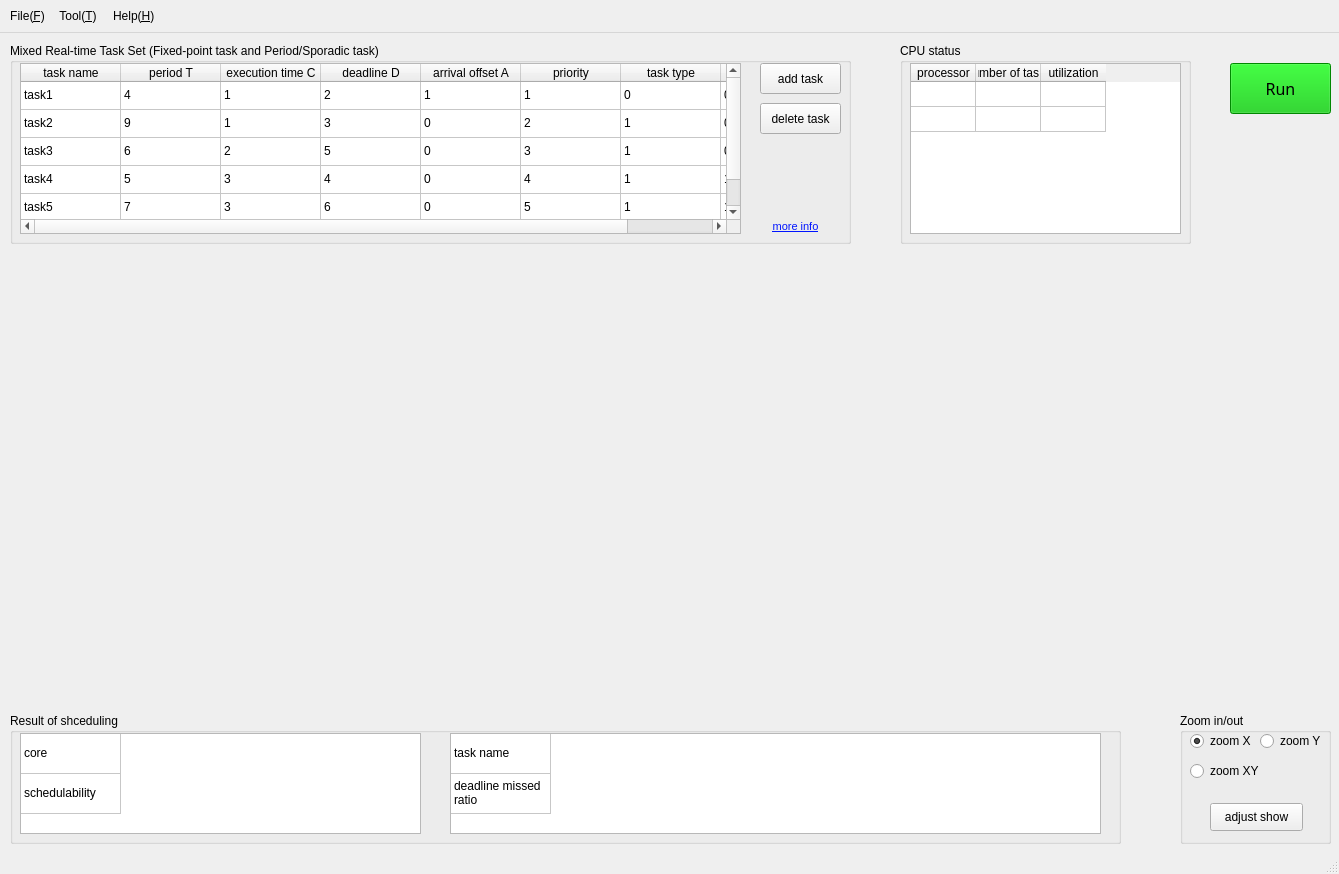
<?xml version="1.0" encoding="UTF-8"?>
<ui version="4.0">
 <class>MainWindow</class>
 <widget class="QMainWindow" name="MainWindow">
  <property name="geometry">
   <rect>
    <x>0</x>
    <y>0</y>
    <width>1339</width>
    <height>874</height>
   </rect>
  </property>
  <property name="windowTitle">
   <string>RT-MCSS</string>
  </property>
  <widget class="QWidget" name="centralWidget">
   <widget class="QCustomPlot" name="customPlot" native="true">
    <property name="enabled">
     <bool>true</bool>
    </property>
    <property name="geometry">
     <rect>
      <x>10</x>
      <y>220</y>
      <width>1321</width>
      <height>441</height>
     </rect>
    </property>
   </widget>
   <widget class="QPushButton" name="pushButtonSched">
    <property name="geometry">
     <rect>
      <x>1230</x>
      <y>30</y>
      <width>101</width>
      <height>51</height>
     </rect>
    </property>
    <property name="font">
     <font>
      <family>微软雅黑</family>
      <pointsize>12</pointsize>
     </font>
    </property>
    <property name="styleSheet">
     <string notr="true">background-color: rgb(0, 191, 0);</string>
    </property>
    <property name="text">
     <string>Run</string>
    </property>
    <property name="flat">
     <bool>false</bool>
    </property>
   </widget>
   <widget class="QLabel" name="label_scheduRes">
    <property name="geometry">
     <rect>
      <x>260</x>
      <y>810</y>
      <width>181</width>
      <height>31</height>
     </rect>
    </property>
    <property name="font">
     <font>
      <family>微软雅黑</family>
      <pointsize>12</pointsize>
     </font>
    </property>
    <property name="text">
     <string/>
    </property>
   </widget>
   <widget class="QGroupBox" name="groupBox">
    <property name="geometry">
     <rect>
      <x>900</x>
      <y>10</y>
      <width>291</width>
      <height>201</height>
     </rect>
    </property>
    <property name="title">
     <string>CPU status</string>
    </property>
    <widget class="QTableWidget" name="tableWidgetInfoTaskSet">
     <property name="enabled">
      <bool>true</bool>
     </property>
     <property name="geometry">
      <rect>
       <x>10</x>
       <y>20</y>
       <width>271</width>
       <height>171</height>
      </rect>
     </property>
     <attribute name="horizontalHeaderVisible">
      <bool>true</bool>
     </attribute>
     <attribute name="horizontalHeaderDefaultSectionSize">
      <number>65</number>
     </attribute>
     <attribute name="verticalHeaderVisible">
      <bool>false</bool>
     </attribute>
     <attribute name="verticalHeaderDefaultSectionSize">
      <number>25</number>
     </attribute>
     <row>
      <property name="text">
       <string>1</string>
      </property>
     </row>
     <row>
      <property name="text">
       <string>2</string>
      </property>
     </row>
     <column>
      <property name="text">
       <string>processor</string>
      </property>
     </column>
     <column>
      <property name="text">
       <string>number of tasks</string>
      </property>
     </column>
     <column>
      <property name="text">
       <string>utilization</string>
      </property>
     </column>
     <item row="0" column="0">
      <property name="text">
       <string/>
      </property>
     </item>
     <item row="0" column="1">
      <property name="text">
       <string/>
      </property>
     </item>
     <item row="0" column="2">
      <property name="text">
       <string/>
      </property>
     </item>
     <item row="1" column="0">
      <property name="text">
       <string/>
      </property>
     </item>
    </widget>
   </widget>
   <widget class="QGroupBox" name="groupBox_2">
    <property name="geometry">
     <rect>
      <x>10</x>
      <y>680</y>
      <width>1111</width>
      <height>131</height>
     </rect>
    </property>
    <property name="title">
     <string>Result of shceduling</string>
    </property>
    <widget class="QTableWidget" name="tableWidgetCoreResult">
     <property name="enabled">
      <bool>true</bool>
     </property>
     <property name="geometry">
      <rect>
       <x>10</x>
       <y>20</y>
       <width>401</width>
       <height>101</height>
      </rect>
     </property>
     <attribute name="horizontalHeaderVisible">
      <bool>false</bool>
     </attribute>
     <attribute name="horizontalHeaderDefaultSectionSize">
      <number>100</number>
     </attribute>
     <attribute name="verticalHeaderVisible">
      <bool>false</bool>
     </attribute>
     <attribute name="verticalHeaderDefaultSectionSize">
      <number>40</number>
     </attribute>
     <attribute name="verticalHeaderMinimumSectionSize">
      <number>30</number>
     </attribute>
     <row>
      <property name="text">
       <string>core</string>
      </property>
     </row>
     <row>
      <property name="text">
       <string>schedulability</string>
      </property>
     </row>
     <column>
      <property name="text">
       <string>core 0</string>
      </property>
     </column>
     <item row="0" column="0">
      <property name="text">
       <string>core</string>
      </property>
     </item>
     <item row="1" column="0">
      <property name="text">
       <string>schedulability</string>
      </property>
     </item>
    </widget>
    <widget class="QTableWidget" name="tableWidgetMissDeadline">
     <property name="enabled">
      <bool>true</bool>
     </property>
     <property name="geometry">
      <rect>
       <x>440</x>
       <y>20</y>
       <width>651</width>
       <height>101</height>
      </rect>
     </property>
     <attribute name="horizontalHeaderVisible">
      <bool>false</bool>
     </attribute>
     <attribute name="horizontalHeaderDefaultSectionSize">
      <number>100</number>
     </attribute>
     <attribute name="verticalHeaderVisible">
      <bool>false</bool>
     </attribute>
     <attribute name="verticalHeaderDefaultSectionSize">
      <number>40</number>
     </attribute>
     <row>
      <property name="text">
       <string>task name</string>
      </property>
     </row>
     <row>
      <property name="text">
       <string>deadline missed ratio</string>
      </property>
     </row>
     <column>
      <property name="text">
       <string>task1</string>
      </property>
     </column>
     <item row="0" column="0">
      <property name="text">
       <string>task name</string>
      </property>
     </item>
     <item row="1" column="0">
      <property name="text">
       <string>deadline missed ratio</string>
      </property>
     </item>
    </widget>
   </widget>
   <widget class="QGroupBox" name="groupBox_3">
    <property name="geometry">
     <rect>
      <x>10</x>
      <y>10</y>
      <width>841</width>
      <height>201</height>
     </rect>
    </property>
    <property name="title">
     <string>Mixed Real-time Task Set (Fixed-point task and Period/Sporadic task)</string>
    </property>
    <widget class="QTableWidget" name="tableWidget">
     <property name="geometry">
      <rect>
       <x>10</x>
       <y>20</y>
       <width>721</width>
       <height>171</height>
      </rect>
     </property>
     <property name="editTriggers">
      <set>QAbstractItemView::DoubleClicked</set>
     </property>
     <property name="textElideMode">
      <enum>Qt::ElideLeft</enum>
     </property>
     <property name="verticalScrollMode">
      <enum>QAbstractItemView::ScrollPerItem</enum>
     </property>
     <property name="showGrid">
      <bool>true</bool>
     </property>
     <property name="gridStyle">
      <enum>Qt::SolidLine</enum>
     </property>
     <property name="sortingEnabled">
      <bool>true</bool>
     </property>
     <property name="wordWrap">
      <bool>true</bool>
     </property>
     <property name="cornerButtonEnabled">
      <bool>true</bool>
     </property>
     <attribute name="horizontalHeaderVisible">
      <bool>true</bool>
     </attribute>
     <attribute name="horizontalHeaderCascadingSectionResizes">
      <bool>false</bool>
     </attribute>
     <attribute name="horizontalHeaderDefaultSectionSize">
      <number>100</number>
     </attribute>
     <attribute name="horizontalHeaderHighlightSections">
      <bool>true</bool>
     </attribute>
     <attribute name="horizontalHeaderMinimumSectionSize">
      <number>50</number>
     </attribute>
     <attribute name="horizontalHeaderShowSortIndicator" stdset="0">
      <bool>true</bool>
     </attribute>
     <attribute name="horizontalHeaderStretchLastSection">
      <bool>false</bool>
     </attribute>
     <attribute name="verticalHeaderVisible">
      <bool>false</bool>
     </attribute>
     <attribute name="verticalHeaderCascadingSectionResizes">
      <bool>false</bool>
     </attribute>
     <attribute name="verticalHeaderDefaultSectionSize">
      <number>28</number>
     </attribute>
     <attribute name="verticalHeaderHighlightSections">
      <bool>true</bool>
     </attribute>
     <row>
      <property name="text">
       <string>1</string>
      </property>
     </row>
     <row>
      <property name="text">
       <string>2</string>
      </property>
     </row>
     <row>
      <property name="text">
       <string>3</string>
      </property>
     </row>
     <row>
      <property name="text">
       <string>4</string>
      </property>
     </row>
     <row>
      <property name="text">
       <string>5</string>
      </property>
     </row>
     <column>
      <property name="text">
       <string>task name</string>
      </property>
     </column>
     <column>
      <property name="text">
       <string>period T</string>
      </property>
     </column>
     <column>
      <property name="text">
       <string>execution time C</string>
      </property>
     </column>
     <column>
      <property name="text">
       <string>deadline D</string>
      </property>
     </column>
     <column>
      <property name="text">
       <string>arrival offset A</string>
      </property>
     </column>
     <column>
      <property name="text">
       <string>priority</string>
      </property>
     </column>
     <column>
      <property name="text">
       <string>task type</string>
      </property>
     </column>
     <column>
      <property name="text">
       <string>core</string>
      </property>
     </column>
     <item row="0" column="0">
      <property name="text">
       <string>task1</string>
      </property>
     </item>
     <item row="0" column="1">
      <property name="text">
       <string>4</string>
      </property>
     </item>
     <item row="0" column="2">
      <property name="text">
       <string>1</string>
      </property>
     </item>
     <item row="0" column="3">
      <property name="text">
       <string>2</string>
      </property>
     </item>
     <item row="0" column="4">
      <property name="text">
       <string>1</string>
      </property>
     </item>
     <item row="0" column="5">
      <property name="text">
       <string>1</string>
      </property>
     </item>
     <item row="0" column="6">
      <property name="text">
       <string>0</string>
      </property>
     </item>
     <item row="0" column="7">
      <property name="text">
       <string>0</string>
      </property>
     </item>
     <item row="1" column="0">
      <property name="text">
       <string>task2</string>
      </property>
     </item>
     <item row="1" column="1">
      <property name="text">
       <string>9</string>
      </property>
     </item>
     <item row="1" column="2">
      <property name="text">
       <string>1</string>
      </property>
     </item>
     <item row="1" column="3">
      <property name="text">
       <string>3</string>
      </property>
     </item>
     <item row="1" column="4">
      <property name="text">
       <string>0</string>
      </property>
     </item>
     <item row="1" column="5">
      <property name="text">
       <string>2</string>
      </property>
     </item>
     <item row="1" column="6">
      <property name="text">
       <string>1</string>
      </property>
     </item>
     <item row="1" column="7">
      <property name="text">
       <string>0</string>
      </property>
     </item>
     <item row="2" column="0">
      <property name="text">
       <string>task3</string>
      </property>
     </item>
     <item row="2" column="1">
      <property name="text">
       <string>6</string>
      </property>
     </item>
     <item row="2" column="2">
      <property name="text">
       <string>2</string>
      </property>
     </item>
     <item row="2" column="3">
      <property name="text">
       <string>5</string>
      </property>
     </item>
     <item row="2" column="4">
      <property name="text">
       <string>0</string>
      </property>
     </item>
     <item row="2" column="5">
      <property name="text">
       <string>3</string>
      </property>
     </item>
     <item row="2" column="6">
      <property name="text">
       <string>1</string>
      </property>
     </item>
     <item row="2" column="7">
      <property name="text">
       <string>0</string>
      </property>
     </item>
     <item row="3" column="0">
      <property name="text">
       <string>task4</string>
      </property>
     </item>
     <item row="3" column="1">
      <property name="text">
       <string>5</string>
      </property>
     </item>
     <item row="3" column="2">
      <property name="text">
       <string>3</string>
      </property>
     </item>
     <item row="3" column="3">
      <property name="text">
       <string>4</string>
      </property>
     </item>
     <item row="3" column="4">
      <property name="text">
       <string>0</string>
      </property>
     </item>
     <item row="3" column="5">
      <property name="text">
       <string>4</string>
      </property>
     </item>
     <item row="3" column="6">
      <property name="text">
       <string>1</string>
      </property>
     </item>
     <item row="3" column="7">
      <property name="text">
       <string>1</string>
      </property>
     </item>
     <item row="4" column="0">
      <property name="text">
       <string>task5</string>
      </property>
     </item>
     <item row="4" column="1">
      <property name="text">
       <string>7</string>
      </property>
     </item>
     <item row="4" column="2">
      <property name="text">
       <string>3</string>
      </property>
     </item>
     <item row="4" column="3">
      <property name="text">
       <string>6</string>
      </property>
     </item>
     <item row="4" column="4">
      <property name="text">
       <string>0</string>
      </property>
     </item>
     <item row="4" column="5">
      <property name="text">
       <string>5</string>
      </property>
     </item>
     <item row="4" column="6">
      <property name="text">
       <string>1</string>
      </property>
     </item>
     <item row="4" column="7">
      <property name="text">
       <string>1</string>
      </property>
     </item>
    </widget>
    <widget class="QPushButton" name="pushButtonAddTask">
     <property name="geometry">
      <rect>
       <x>750</x>
       <y>20</y>
       <width>81</width>
       <height>31</height>
      </rect>
     </property>
     <property name="text">
      <string>add task</string>
     </property>
    </widget>
    <widget class="QPushButton" name="pushButtonDeletTask">
     <property name="geometry">
      <rect>
       <x>750</x>
       <y>60</y>
       <width>81</width>
       <height>31</height>
      </rect>
     </property>
     <property name="text">
      <string>delete task</string>
     </property>
    </widget>
    <widget class="QPushButton" name="pushButtonMoreInfo">
     <property name="geometry">
      <rect>
       <x>750</x>
       <y>173</y>
       <width>71</width>
       <height>20</height>
      </rect>
     </property>
     <property name="font">
      <font>
       <pointsize>8</pointsize>
       <italic>false</italic>
       <underline>true</underline>
      </font>
     </property>
     <property name="styleSheet">
      <string notr="true">color: rgb(0, 20, 255);</string>
     </property>
     <property name="text">
      <string>more info</string>
     </property>
     <property name="flat">
      <bool>true</bool>
     </property>
    </widget>
   </widget>
   <widget class="QGroupBox" name="groupBox_4">
    <property name="geometry">
     <rect>
      <x>1180</x>
      <y>680</y>
      <width>151</width>
      <height>131</height>
     </rect>
    </property>
    <property name="title">
     <string>Zoom in/out</string>
    </property>
    <widget class="QRadioButton" name="radioButtonXY">
     <property name="geometry">
      <rect>
       <x>10</x>
       <y>50</y>
       <width>81</width>
       <height>16</height>
      </rect>
     </property>
     <property name="text">
      <string>zoom XY</string>
     </property>
     <property name="checked">
      <bool>false</bool>
     </property>
    </widget>
    <widget class="QRadioButton" name="radioButtonX">
     <property name="geometry">
      <rect>
       <x>10</x>
       <y>20</y>
       <width>71</width>
       <height>16</height>
      </rect>
     </property>
     <property name="text">
      <string>zoom X</string>
     </property>
     <property name="checked">
      <bool>true</bool>
     </property>
    </widget>
    <widget class="QRadioButton" name="radioButtonY">
     <property name="geometry">
      <rect>
       <x>80</x>
       <y>20</y>
       <width>71</width>
       <height>16</height>
      </rect>
     </property>
     <property name="text">
      <string>zoom Y</string>
     </property>
    </widget>
    <widget class="QPushButton" name="pushButtonAutoRange">
     <property name="geometry">
      <rect>
       <x>30</x>
       <y>90</y>
       <width>93</width>
       <height>28</height>
      </rect>
     </property>
     <property name="text">
      <string>adjust show</string>
     </property>
    </widget>
   </widget>
  </widget>
  <widget class="QMenuBar" name="menuBar">
   <property name="geometry">
    <rect>
     <x>0</x>
     <y>0</y>
     <width>1339</width>
     <height>40</height>
    </rect>
   </property>
   <widget class="QMenu" name="menu_F">
    <property name="title">
     <string>File(&amp;F)</string>
    </property>
    <addaction name="action_X"/>
   </widget>
   <widget class="QMenu" name="menu_H">
    <property name="title">
     <string>
Help(&amp;H)</string>
    </property>
    <addaction name="action_H"/>
    <addaction name="action_A"/>
   </widget>
   <widget class="QMenu" name="menu_T">
    <property name="title">
     <string>Tool(&amp;T)</string>
    </property>
   </widget>
   <addaction name="menu_F"/>
   <addaction name="menu_T"/>
   <addaction name="menu_H"/>
  </widget>
  <widget class="QStatusBar" name="statusBar"/>
  <action name="action_X">
   <property name="text">
    <string>Quit(&amp;X)</string>
   </property>
  </action>
  <action name="action_H">
   <property name="text">
    <string>Help(&amp;H)</string>
   </property>
   <property name="toolTip">
    <string>Help(H)</string>
   </property>
  </action>
  <action name="action_A">
   <property name="text">
    <string>About(A)</string>
   </property>
   <property name="toolTip">
    <string>About(A)</string>
   </property>
  </action>
 </widget>
 <layoutdefault spacing="6" margin="11"/>
 <customwidgets>
  <customwidget>
   <class>QCustomPlot</class>
   <extends>QWidget</extends>
   <header>qcustomplot.h</header>
   <container>1</container>
  </customwidget>
 </customwidgets>
 <resources/>
 <connections/>
</ui>
